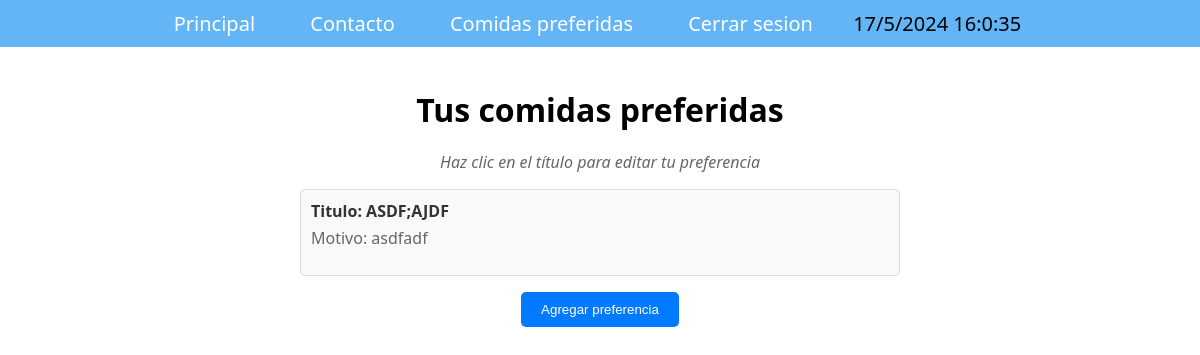
Before: /comidas_preferidas/ (signed in) with the older database file.
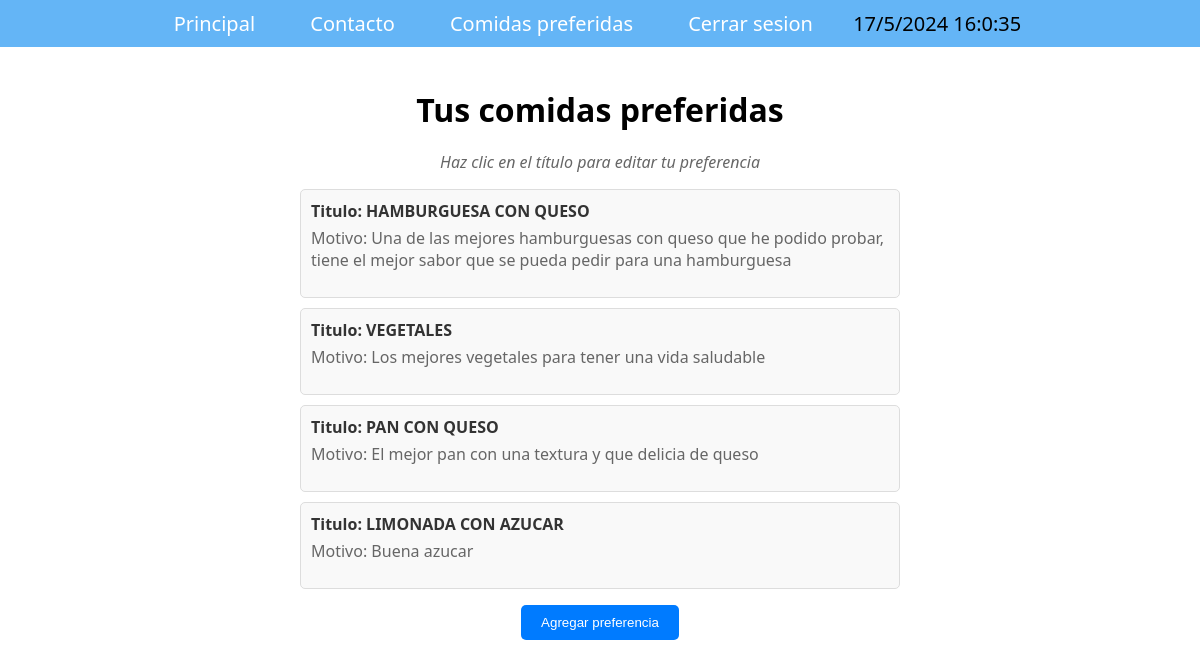
After: the same page with the newer database file.
### miapp/models.py (models this page shows, shortened)
class Preferencia(models.Model):
    usuario = models.ForeignKey(User, on_delete=models.CASCADE)
    nombre_plato_preferido = models.CharField(max_length=255, null=True)
    motivo_preferencia = models.TextField(null=True)
    preferido = models.BooleanField(default=True)

### miapp/views.py (the view)
# urls.py: path('comidas_preferidas/', views.comidas_preferidas, name='preferencias'),
@login_required
def comidas_preferidas(request):
    preferidas = Preferencia.objects.filter(
        usuario=request.user, preferido=True)
    return render(request, 'preferencias.html', {
        'preferencias': preferidas,
    })

### templates/preferencias.html
{% extends 'base.html' %}
{% block content %}
    <div class="preferidas-comidas">
        <h1>Tus comidas preferidas</h1>
        <p class="detalles">Haz clic en el título para editar tu preferencia</p>
        <ul class="lista-comidas-preferidas">
            {% for preferencia in preferencias %}
                <li class="comida-preferida">
                    <div class="nombre-comida"><a href="{% url 'editar_preferencia' preferencia.id %}">Titulo: {{ preferencia.nombre_plato_preferido|upper }}</a></div>
                    <p class="reason">Motivo: {{ preferencia.motivo_preferencia }}</p>
                </li>
            {% endfor %}
        </ul>
        <button type="submit"><a href="{% url 'agregar_preferencia' %}">Agregar preferencia</a></button>
    </div>
{% endblock %}

### templates/base.html (shortened to what this page needs)
{% load static %}
<html lang="es">
<head>
    <link rel="stylesheet" href="{% static 'css/main.css' %}">
</head>
<body>
<nav>
    <li><a href="{% url 'principal' %}">Principal</a></li>
    <li><a href="{% url 'contacto' %}">Contacto</a></li>
    {% if user.is_authenticated %}
        <li><a href="{% url 'preferencias' %}">Comidas preferidas</a></li>
        <li><a href="{% url 'cerrar_sesion' %}">Cerrar sesion</a></li>
    {% else %}
        <li><a href="{% url 'iniciar_sesion' %}">Iniciar sesion</a></li>
        <li><a href="{% url 'registrarse' %}">Registrarse</a></li>
    {% endif %}
    <li id="fecha"></li>
</nav>
</body>
</html>
{% block content %}
{% endblock %}

### static/css/main.css (style rules this page uses)
:root { color-scheme: light dark; font-family: system-ui; }
body { margin: 0; }
nav { padding: 10px 0; font-size: 20px; text-align: center; background-color: #64b5f6; }
nav li { display: inline; margin-right: 20px; }
nav li a { color: #fff; text-decoration: none; padding: 10px 15px; transition: color 0.3s ease; }
.detalles { font-style: italic; color: #666; text-align: center; }
button { padding: 10px 20px; border: none; border-radius: 5px; background-color: #007bff; color: #fff; cursor: pointer; transition: background-color 0.3s ease; display: block; margin: 10px auto; }
.preferidas-comidas { max-width: 600px; margin: 0 auto; padding: 20px; }
.preferidas-comidas h1 { text-align: center; margin-bottom: 20px; }
.lista-comidas-preferidas { list-style: none; padding: 0; }
.comida-preferida { background-color: #f9f9f9; border: 1px solid #ddd; border-radius: 5px; padding: 10px; margin-bottom: 10px; overflow: hidden; }
.nombre-comida { font-weight: bold; margin-bottom: 5px; color: #333; }
.nombre-comida a { text-decoration: none; color: #333; }
.reason { margin-top: 5px; color: #666; }
button a { text-decoration: none; color: #fff; }

Changed rows visible on the page:
removed Preferencia: nombre_plato_preferido "ASDF;AJDF", motivo_preferencia "asdfadf"
added Preferencia: nombre_plato_preferido "HAMBURGUESA CON QUESO", motivo_preferencia "Una de las mejores hamburguesas con queso que he podido probar, tiene el mejor sabor que se pueda pedir para una hamburguesa"
added Preferencia: nombre_plato_preferido "VEGETALES", motivo_preferencia "Los mejores vegetales para tener una vida saludable"
added Preferencia: nombre_plato_preferido "PAN CON QUESO", motivo_preferencia "El mejor pan con una textura y que delicia de queso"
added Preferencia: nombre_plato_preferido "LIMONADA CON AZUCAR", motivo_preferencia "Buena azucar"
